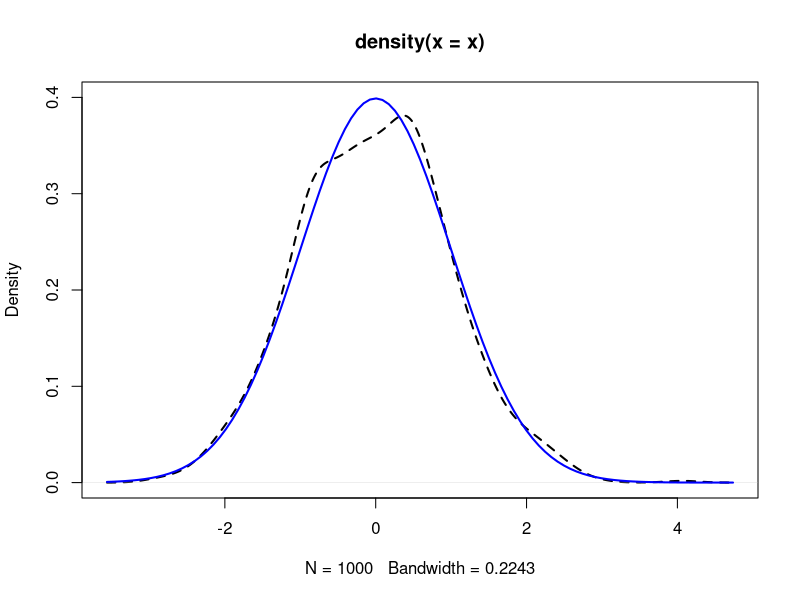
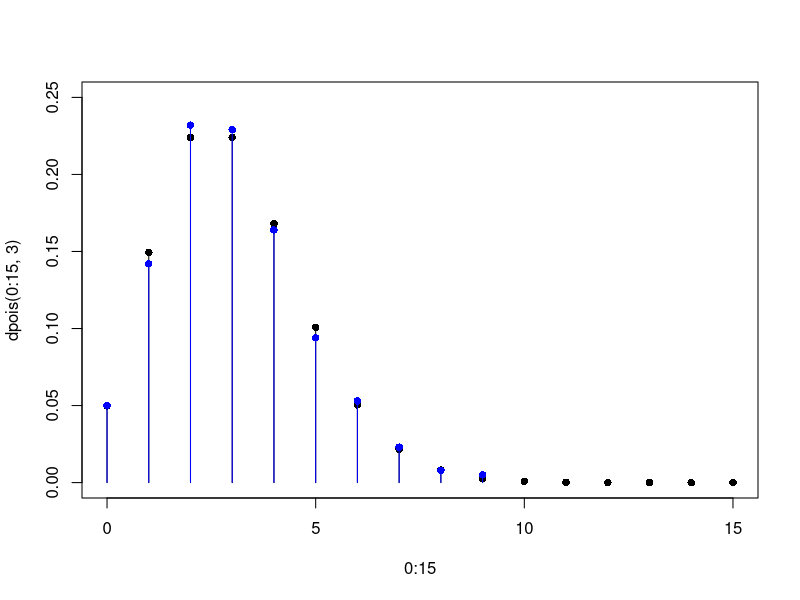

Recreate these plots in R, in order.
## Example I.R1 ##
set.seed(1212)
x		<- rnorm(1000)

plot(density(x), lwd = 2, lty = 2, ylim = c(0,0.4))
curve(dnorm(x), add = TRUE, col = 'blue', lwd = 2)



## Example I.R2 ##
set.seed(327)
y		<- rpois(1000,3)

plot(0:15, dpois(0:15, 3), type = 'h', ylim=c(0.,0.25))
points(0:15, dpois(0:15, 3), pch = 16)
lines(0:(length(table(y))-1), table(y)/1000, col = 'blue', type = 'h')
points(0:(length(table(y))-1), table(y)/1000, pch = 16, col ='blue')
